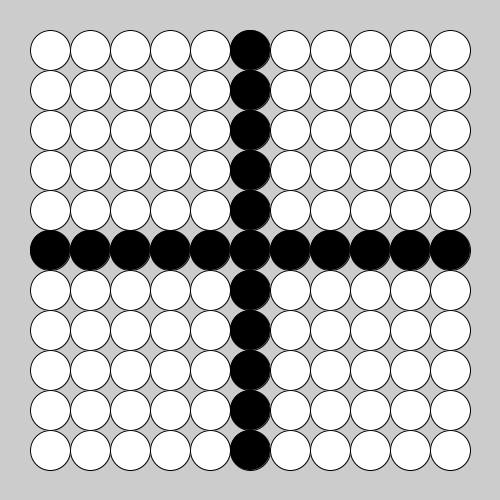
Frame 1 (no input)
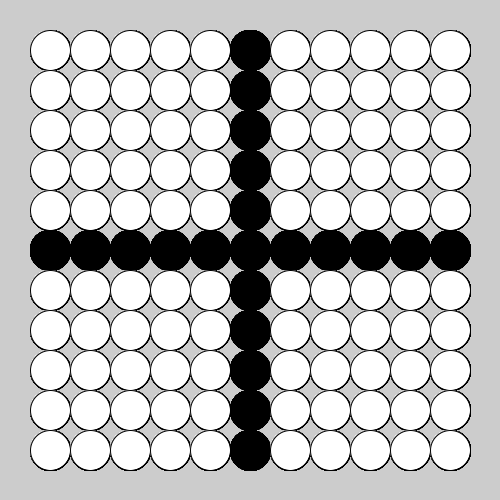
Frame 60 (the mouse pressed at the canvas centre just before this capture)
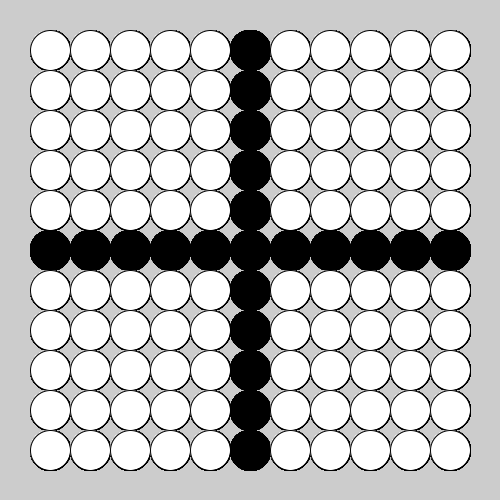
Frame 120 (the mouse held since frame 60 and released just before this capture)

The Processing sketch that drew these frames (run headless with seeded random() and noise(); from frame 60 on, the mouse is pressed at the canvas centre):

// Processing sketch: drill26
// ── drill26.pde
float s = 40;
void setup() {
    size(500, 500);
}

void draw() {
  for (int x=0; x<11; x++) {
    for (int y=0; y<11; y++) {
      if (x*s+50==250 || y*s+50==250) {
          fill(0);
      } else if (mouseX > x*s+30 && mouseX < x*s+70 && mouseY > y*s+30 && mouseY < y*s+70) {
          fill(255,0,0);
      } else {
          fill(255);
      }
      ellipse(x*s+50,y*s+50,s,s);
    }
  }
}
